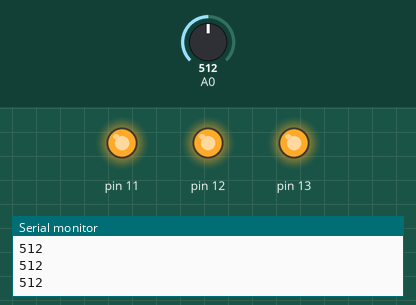
Simulated run of this sketch. Board: Arduino Uno, built with avr-gcc and run on an emulated ATmega328P. Parts: output pins drawn as LEDs (lit = HIGH), the last lines printed to the serial monitor. The test bench sets the inputs (shaded band); at power-on: A0 = 512.

Above: at 1.2 s.
1.3 s: A0 set to 584
2.8 s: A0 set to 612
At 3.6 s:
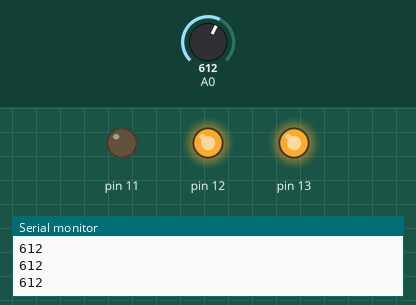
4.3 s: A0 set to 881
5.8 s: A0 set to 909
At 6.1 s:
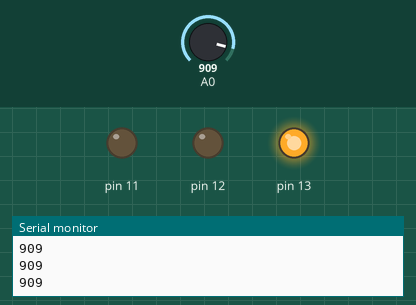
7.3 s: A0 set to 590
At 8.5 s:
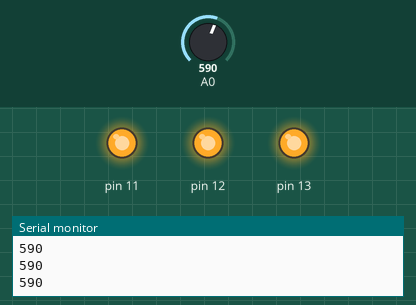
8.8 s: A0 set to 610
At 9.4 s:
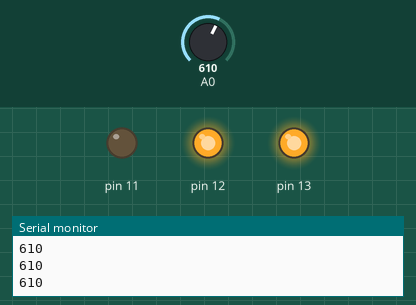
Timing chart, 0 to 11.3 s (numbered marks = the images above; inputs shaded):
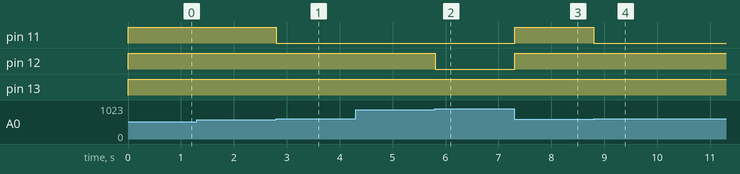

The sketch:

LDR.ino
```cpp
int ldr = 0;

void setup()
{
  pinMode(A0, INPUT);
  Serial.begin(9600);
  pinMode(13, OUTPUT);
  pinMode(12, OUTPUT);
  pinMode(11, OUTPUT);
}

void loop()
{
  ldr = analogRead(A0);
  Serial.println(ldr);
  if (ldr < 600) {
    digitalWrite(13, HIGH);
     digitalWrite(12, HIGH);
      digitalWrite(11, HIGH);
  } else if (ldr < 900){
    digitalWrite(11, LOW);
  }else
     digitalWrite(12, LOW);
  delay(10); // Delay a little bit to improve simulation performance
}
```

Measured:
- the behaviour switches between 599 and 600 on A0 (found by bisection; images 0 and 1)
- the behaviour switches between 899 and 900 on A0 (found by bisection; images 1 and 2)
- after the input at 2.8 s, pin 11: HIGH → LOW at once
- after the input at 5.8 s, pin 12: HIGH → LOW at once
- after the input at 7.3 s, pin 11, pin 12: LOW → HIGH at once
- after the input at 8.8 s, pin 11: HIGH → LOW at once
